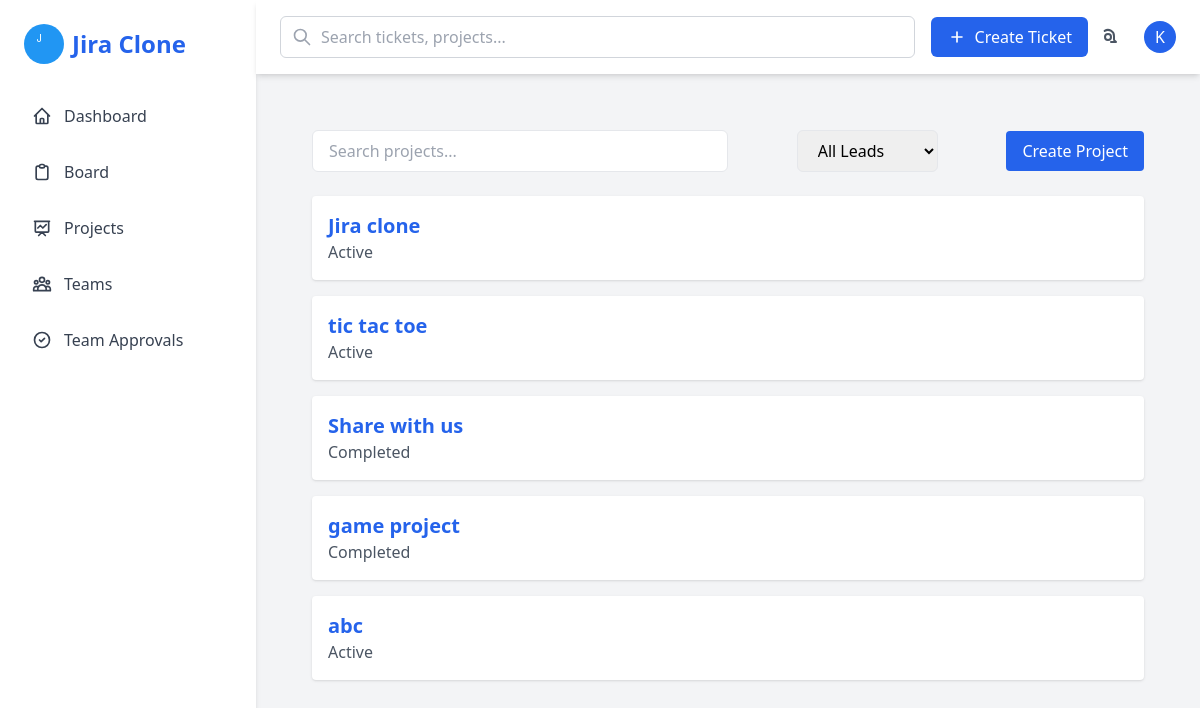
The app's page /projects (signed in) with its own data.
### models.py (models this page shows)
class User(UserMixin, db.Model):
    id = db.Column(db.Integer, primary_key=True)
    name = db.Column(db.String(120), nullable=False)
    email = db.Column(db.String(120), unique=True, nullable=False)
    password = db.Column(db.String(200), nullable=False)
    role = db.Column(db.String(20), nullable=False)  # admin, manager, developer, visitor
    team_id = db.Column(db.Integer, db.ForeignKey('team.id'), nullable=True)
    approved = db.Column(db.Boolean, default=False, nullable=False)

class Project(db.Model):
    id = db.Column(db.Integer, primary_key=True)
    name = db.Column(db.String(100), unique=True, nullable=False)
    description = db.Column(db.Text, nullable=True)
    team_lead_id = db.Column(db.Integer, db.ForeignKey('user.id'), nullable=True)
    start_date = db.Column(db.Date, nullable=True)
    deadline = db.Column(db.Date, nullable=True)
    status = db.Column(db.String(50), default='Active')
    team_id = db.Column(db.Integer, db.ForeignKey('team.id'), nullable=True)  # <-- ADD THIS
    team = db.relationship('Team', backref='projects')  # <-- ADD THIS too
    team_lead = db.relationship('User', backref='leading_projects', foreign_keys=[team_lead_id])

### app.py (the view)
@app.route('/projects', strict_slashes=False)
@login_required
def projects_page():
    from models import Project, User
    selected_lead_id = request.args.get('team_lead', type=int)
    query = Project.query
    if selected_lead_id:
        query = query.filter(Project.team_lead_id == selected_lead_id)
    projects = query.all()
    team_lead_ids = {project.team_lead_id for project in Project.query.all() if project.team_lead_id}
    team_leads = User.query.filter(User.id.in_(team_lead_ids)).all() if team_lead_ids else []
    return render_template('projects.html', projects=projects, team_leads=team_leads, selected_lead_id=selected_lead_id)

### app.py (called while the page is built)
@login_manager.user_loader
def load_user(user_id):
    return User.query.get(int(user_id))

### templates/projects.html (shortened to what this page needs)
{% extends 'base.html' %}
{% block content %}
<main class="p-8">
  <div class="flex items-center justify-between mb-6">
    <input type="text" placeholder="Search projects..." class="px-4 py-2 border rounded-md w-1/2">
    <form method="GET" action="{{ url_for('projects_page') }}">
      <select name="team_lead" class="px-4 py-2 border rounded-md" onchange="this.form.submit()">
        <option value="" {% if not selected_lead_id %}selected{% endif %}>All Leads</option>
      </select>
    </form>
    <a href="{{ url_for('create_project') }}" class="bg-blue-600 text-white px-4 py-2 rounded hover:bg-blue-700">Create Project</a>
  </div>
  <div class="space-y-4">
    {% for project in projects %}
    <div class="bg-white p-4 shadow rounded">
      <h3 class="text-xl font-bold text-blue-600"><a href="{{ url_for('project_board', project_id=project.id) }}">{{ project.name }}</a></h3>
      <p class="text-gray-600">{{ project.status }}</p>
    </div>
    {% endfor %}
  </div>
</main>
{% endblock %}

### templates/base.html (shortened to what this page needs)
<!DOCTYPE html>
<html lang="en">
<head>
  <script src="https://cdn.tailwindcss.com"></script>
</head>
<body class="bg-gray-100">
  <div class="flex h-screen">
    <aside class="w-64 bg-white shadow-md hidden md:block">
      <div class="p-6">
        <div class="flex items-center space-x-2">
          <img src="{{ url_for('static', filename='images/logo.png') }}" class="w-10 h-10 rounded-full" alt="logo">
          <h1 class="text-2xl font-bold text-blue-600">Jira Clone</h1>
        </div>
        <nav class="mt-8 space-y-4">
          <a href="{{ url_for('dashboard') }}" class="flex items-center text-gray-700 hover:text-blue-600 p-2 rounded-md hover:bg-gray-100">
            Dashboard
          </a>
          <a href="{{ url_for('board_page') }}" class="flex items-center text-gray-700 hover:text-blue-600 p-2 rounded-md hover:bg-gray-100">
            Board
          </a>
          <a href="{{ url_for('projects_page') }}" class="flex items-center text-gray-700 hover:text-blue-600 p-2 rounded-md hover:bg-gray-100">
            <svg class="w-5 h-5 mr-3" fill="none" stroke="currentColor" viewBox="0 0 24 24" xmlns="http://www.w3.org/2000/svg">
              <path stroke-linecap="round" stroke-linejoin="round" stroke-width="2" d="M7 12l3-3 3 3 4-4M8 21l4-4 4 4M3 4h18M4 4h16v12a1 1 0 01-1 1H5a1 1 0 01-1-1V4z"></path>
            </svg>
            Projects
          </a>
          <a href="{{ url_for('teams_page') }}" class="flex items-center text-gray-700 hover:text-blue-600 p-2 rounded-md hover:bg-gray-100">
            Teams
          </a>
          {% if current_user.is_authenticated %}
            {% if current_user.role == 'admin' %}
              <a href="{{ url_for('admin.pending_users') }}" class="flex items-center text-gray-700 hover:text-blue-600 p-2 rounded-md hover:bg-gray-100">
                <svg class="w-5 h-5 mr-3" fill="none" stroke="currentColor" viewBox="0 0 24 24" xmlns="http://www.w3.org/2000/svg">
                  <path stroke-linecap="round" stroke-linejoin="round" stroke-width="2" d="M9 12l2 2 4-4m6 2a9 9 0 11-18 0 9 9 0 0118 0z"></path>
                </svg>
                Pending Approvals
              </a>
              <a href="{{ url_for('all_tickets') }}" class="flex items-center text-gray-700 hover:text-blue-600 p-2 rounded-md hover:bg-gray-100">
                <svg class="w-5 h-5 mr-3" fill="none" stroke="currentColor" viewBox="0 0 24 24" xmlns="http://www.w3.org/2000/svg">
                  <path stroke-linecap="round" stroke-linejoin="round" stroke-width="2" d="M9 5H7a2 2 0 00-2 2v12a2 2 0 002 2h10a2 2 0 002-2V7a2 2 0 00-2-2h-2M9 5a2 2 0 002 2h2a2 2 0 002-2M9 5a2 2 0 012-2h2a2 2 0 012 2"></path>
                </svg>
                All Tickets
              </a>
            {% elif current_user.role == 'manager' %}
              <a href="{{ url_for('admin.pending_users') }}" class="flex items-center text-gray-700 hover:text-blue-600 p-2 rounded-md hover:bg-gray-100">
                <svg class="w-5 h-5 mr-3" fill="none" stroke="currentColor" viewBox="0 0 24 24" xmlns="http://www.w3.org/2000/svg">
                  <path stroke-linecap="round" stroke-linejoin="round" stroke-width="2" d="M9 12l2 2 4-4m6 2a9 9 0 11-18 0 9 9 0 0118 0z"></path>
                </svg>
                Team Approvals
              </a>
            {% endif %}
          {% endif %}
        </nav>
      </div>
    </aside>
    <div class="flex-1 flex flex-col">
      <header class="bg-white shadow-md px-6 py-4 flex items-center justify-between">
        <div class="flex items-center w-full gap-4">
          <div class="relative flex-1">
            <div class="absolute inset-y-0 left-0 pl-3 flex items-center pointer-events-none">
            </div>
            <input type="text" placeholder="Search tickets, projects..." class="w-full pl-10 pr-4 py-2 border border-gray-300 rounded-md focus:outline-none focus:ring-2 focus:ring-blue-500 focus:border-blue-500">
          </div>
          <a href="{{ url_for('create_ticket') }}" class="bg-blue-600 text-white px-4 py-2 rounded-md hover:bg-blue-700 flex items-center transition-colors duration-200">
            <svg class="w-5 h-5 mr-2" fill="none" stroke="currentColor" viewBox="0 0 24 24" xmlns="http://www.w3.org/2000/svg">
              <path stroke-linecap="round" stroke-linejoin="round" stroke-width="2" d="M12 6v6m0 0v6m0-6h6m-6 0H6"></path>
            </svg>
            Create Ticket
          </a>
        </div>
        <div class="flex items-center space-x-4">
          <button class="p-2 rounded-full hover:bg-gray-100">
          </button>
          <div class="relative">
            <div class="w-8 h-8 rounded-full bg-blue-600 text-white flex items-center justify-center cursor-pointer" onclick="toggleDropdown()">
              {% if current_user.is_authenticated %}
                {{ current_user.name[0] | upper }}
              {% else %}
                U
              {% endif %}
            </div>
          </div>
        </div>
      </header>
      <main class="flex-1 overflow-y-auto p-6">
        {% block content %}{% endblock %}
      </main>
    </div>
  </div>
</body>
</html>

### records on screen
User: name "K"
Project: name "Jira clone", status "Active"
Project: name "tic tac toe", status "Active"
Project: name "Share with us", status "Completed"
Project: name "game project", status "Completed"
Project: name "abc", status "Active"
